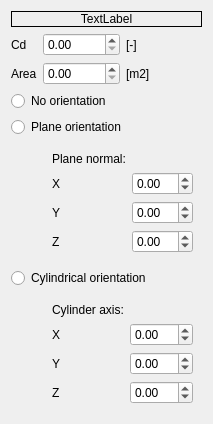
<?xml version="1.0" encoding="UTF-8"?>
<ui version="4.0">
 <class>frmArea</class>
 <widget class="QWidget" name="frmArea">
  <property name="geometry">
   <rect>
    <x>0</x>
    <y>0</y>
    <width>151</width>
    <height>298</height>
   </rect>
  </property>
  <property name="windowTitle">
   <string>Form</string>
  </property>
  <layout class="QGridLayout" name="gridLayout_3">
   <item row="6" column="1" colspan="2">
    <widget class="QWidget" name="widget" native="true">
     <layout class="QGridLayout" name="gridLayout">
      <item row="5" column="0">
       <widget class="QLabel" name="label_7">
        <property name="text">
         <string>Z</string>
        </property>
       </widget>
      </item>
      <item row="4" column="0">
       <widget class="QLabel" name="label_6">
        <property name="text">
         <string>Y</string>
        </property>
       </widget>
      </item>
      <item row="5" column="1">
       <widget class="QDoubleSpinBox" name="Z">
        <property name="locale">
         <locale language="English" country="World"/>
        </property>
        <property name="minimum">
         <double>-10.000000000000000</double>
        </property>
        <property name="maximum">
         <double>10.000000000000000</double>
        </property>
        <property name="singleStep">
         <double>0.100000000000000</double>
        </property>
       </widget>
      </item>
      <item row="4" column="1">
       <widget class="QDoubleSpinBox" name="Y">
        <property name="locale">
         <locale language="English" country="World"/>
        </property>
        <property name="minimum">
         <double>-10.000000000000000</double>
        </property>
        <property name="maximum">
         <double>10.000000000000000</double>
        </property>
        <property name="singleStep">
         <double>0.100000000000000</double>
        </property>
       </widget>
      </item>
      <item row="0" column="0">
       <widget class="QLabel" name="label_8">
        <property name="text">
         <string>Plane normal:</string>
        </property>
       </widget>
      </item>
      <item row="2" column="0">
       <widget class="QLabel" name="label_5">
        <property name="text">
         <string>X</string>
        </property>
       </widget>
      </item>
      <item row="2" column="1">
       <widget class="QDoubleSpinBox" name="X">
        <property name="locale">
         <locale language="English" country="World"/>
        </property>
        <property name="minimum">
         <double>-10.000000000000000</double>
        </property>
        <property name="maximum">
         <double>10.000000000000000</double>
        </property>
        <property name="singleStep">
         <double>0.100000000000000</double>
        </property>
       </widget>
      </item>
     </layout>
    </widget>
   </item>
   <item row="7" column="0" colspan="3">
    <widget class="QRadioButton" name="rbCylinder">
     <property name="text">
      <string>Cylindrical orientation</string>
     </property>
    </widget>
   </item>
   <item row="1" column="0">
    <widget class="QLabel" name="label">
     <property name="text">
      <string>Cd</string>
     </property>
    </widget>
   </item>
   <item row="3" column="1">
    <widget class="QDoubleSpinBox" name="Area">
     <property name="locale">
      <locale language="English" country="World"/>
     </property>
     <property name="maximum">
      <double>10000.000000000000000</double>
     </property>
    </widget>
   </item>
   <item row="4" column="0" colspan="3">
    <widget class="QRadioButton" name="rbNoOrientation">
     <property name="text">
      <string>No orientation</string>
     </property>
    </widget>
   </item>
   <item row="3" column="2">
    <widget class="QLabel" name="label_4">
     <property name="text">
      <string>[m2]</string>
     </property>
    </widget>
   </item>
   <item row="3" column="0">
    <widget class="QLabel" name="label_3">
     <property name="text">
      <string>Area</string>
     </property>
    </widget>
   </item>
   <item row="1" column="1">
    <widget class="QDoubleSpinBox" name="Cd">
     <property name="locale">
      <locale language="English" country="World"/>
     </property>
     <property name="maximum">
      <double>100.000000000000000</double>
     </property>
    </widget>
   </item>
   <item row="1" column="2">
    <widget class="QLabel" name="label_2">
     <property name="text">
      <string>[-]</string>
     </property>
    </widget>
   </item>
   <item row="5" column="0" colspan="3">
    <widget class="QRadioButton" name="rbPlane">
     <property name="text">
      <string>Plane orientation</string>
     </property>
    </widget>
   </item>
   <item row="8" column="1" colspan="2">
    <widget class="QWidget" name="widget_2" native="true">
     <layout class="QGridLayout" name="gridLayout_2">
      <item row="5" column="0">
       <widget class="QLabel" name="label_9">
        <property name="text">
         <string>Z</string>
        </property>
       </widget>
      </item>
      <item row="4" column="0">
       <widget class="QLabel" name="label_10">
        <property name="text">
         <string>Y</string>
        </property>
       </widget>
      </item>
      <item row="5" column="1">
       <widget class="QDoubleSpinBox" name="Z_2">
        <property name="locale">
         <locale language="English" country="World"/>
        </property>
        <property name="minimum">
         <double>-10.000000000000000</double>
        </property>
        <property name="maximum">
         <double>10.000000000000000</double>
        </property>
        <property name="singleStep">
         <double>0.100000000000000</double>
        </property>
       </widget>
      </item>
      <item row="4" column="1">
       <widget class="QDoubleSpinBox" name="Y_2">
        <property name="locale">
         <locale language="English" country="World"/>
        </property>
        <property name="minimum">
         <double>-10.000000000000000</double>
        </property>
        <property name="maximum">
         <double>10.000000000000000</double>
        </property>
        <property name="singleStep">
         <double>0.100000000000000</double>
        </property>
       </widget>
      </item>
      <item row="0" column="0">
       <widget class="QLabel" name="label_11">
        <property name="text">
         <string>Cylinder axis:</string>
        </property>
       </widget>
      </item>
      <item row="2" column="0">
       <widget class="QLabel" name="label_12">
        <property name="text">
         <string>X</string>
        </property>
       </widget>
      </item>
      <item row="2" column="1">
       <widget class="QDoubleSpinBox" name="X_2">
        <property name="locale">
         <locale language="English" country="World"/>
        </property>
        <property name="minimum">
         <double>-10.000000000000000</double>
        </property>
        <property name="maximum">
         <double>10.000000000000000</double>
        </property>
        <property name="singleStep">
         <double>0.100000000000000</double>
        </property>
       </widget>
      </item>
     </layout>
    </widget>
   </item>
   <item row="0" column="0" colspan="3">
    <widget class="QLabel" name="windcurrent">
     <property name="styleSheet">
      <string notr="true"/>
     </property>
     <property name="frameShape">
      <enum>QFrame::Box</enum>
     </property>
     <property name="text">
      <string>TextLabel</string>
     </property>
     <property name="alignment">
      <set>Qt::AlignCenter</set>
     </property>
    </widget>
   </item>
  </layout>
 </widget>
 <resources/>
 <connections/>
</ui>
